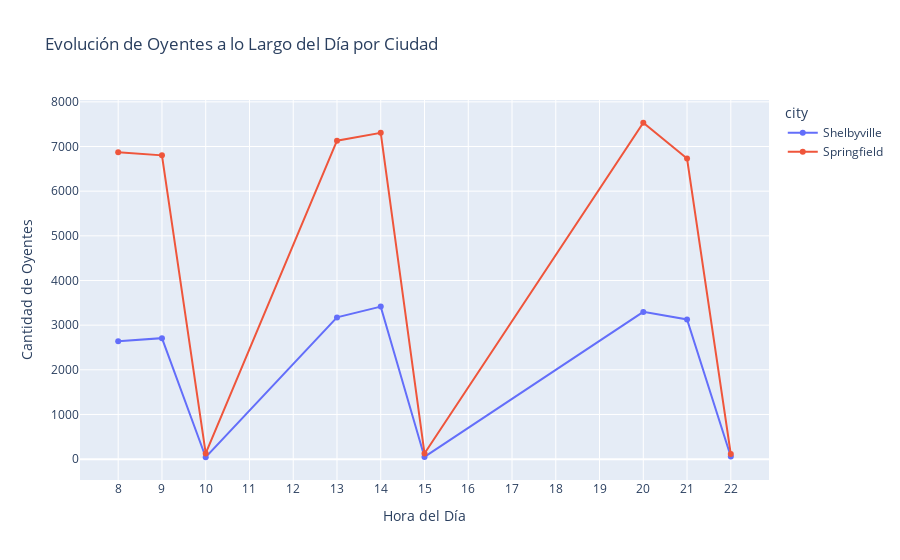

Write notebook code for a chart like this one.
### Code cell
# Crear el gráfico de líneas
fig = px.line(df_grouped2, x='hour', y='listeners', color='city',
              labels={'listeners': 'Cantidad de Oyentes', 'hour': 'Hora del Día'},
              title='Evolución de Oyentes a lo Largo del Día por Ciudad',
              markers=True)
# Ajustar el eje X para que muestre cada hora correctamente
fig.update_xaxes(tickmode='linear', dtick=1)
# Mostrar el gráfico
fig.show()

### Figure 1 — Plotly figure (JSON) as saved in the notebook; plotly's stock layout.template omitted (floating-point values rounded to 4 significant figures)
{"data": [{"hovertemplate": "city=Shelbyville<br>Hora del Día=%{x}<br>Cantidad de Oyentes=%{y}<extra></extra>", "legendgroup": "Shelbyville", "line": {"color": "#636efa", "dash": "solid"}, "marker": {"symbol": "circle"}, "mode": "lines+markers", "name": "Shelbyville", "orientation": "v", "showlegend": true, "type": "scatter", "x": [8, 9, 10, 13, 14, 15, 20, 21, 22], "xaxis": "x", "y": [2640, 2709, 42, 3174, 3415, 49, 3297, 3128, 58], "yaxis": "y"}, {"hovertemplate": "city=Springfield<br>Hora del Día=%{x}<br>Cantidad de Oyentes=%{y}<extra></extra>", "legendgroup": "Springfield", "line": {"color": "#EF553B", "dash": "solid"}, "marker": {"symbol": "circle"}, "mode": "lines+markers", "name": "Springfield", "orientation": "v", "showlegend": true, "type": "scatter", "x": [8, 9, 10, 13, 14, 15, 20, 21, 22], "xaxis": "x", "y": [6872, 6802, 127, 7130, 7307, 127, 7532, 6730, 114], "yaxis": "y"}], "layout": {"legend": {"title": {"text": "city"}, "tracegroupgap": 0}, "title": {"text": "Evolución de Oyentes a lo Largo del Día por Ciudad"}, "xaxis": {"anchor": "y", "domain": [0, 1], "dtick": 1, "tickmode": "linear", "title": {"text": "Hora del Día"}}, "yaxis": {"anchor": "x", "domain": [0, 1], "title": {"text": "Cantidad de Oyentes"}}}}
